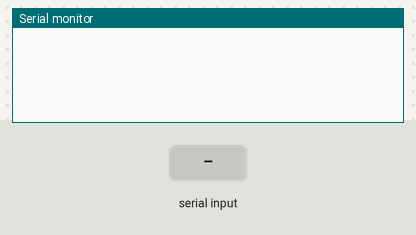
Recording of a sketch running on a simulated Arduino Uno, built with avr-gcc and run on an emulated ATmega328P. Shown: the last lines printed to the serial monitor. The inputs (shaded band) are chosen by the test bench.

Above: at 1.2 s.
1.3 s: "ON\n" received over Serial
At 2.5 s:
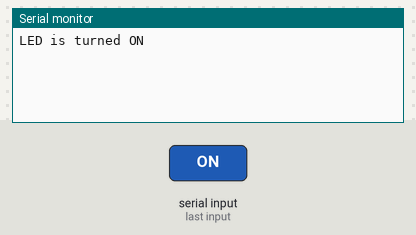
2.8 s: "OFF\n" received over Serial
At 3.7 s:
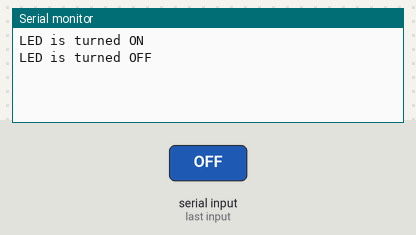

The sketch:

SerialCommand.ino
```cpp
void setup() {
  Serial.begin(9600);
}

void loop() {
Commands();
}

void Commands(){

  if(Serial.available()) // if there is data comming
  {
    String command = Serial.readStringUntil('\n'); // read string until meet newline character

    if(command == "ON" || command == "on")
    {
      digitalWrite(LED_BUILTIN, HIGH); // turn on LED
      Serial.println("LED is turned ON"); // send action to Serial Monitor
    }
    else
    if(command == "OFF" || command == "off")
    {
      digitalWrite(LED_BUILTIN, LOW);  // turn off LED
      Serial.println("LED is turned OFF"); // send action to Serial Monitor
    }
  }
}
```

Measured:
- after the input at 1.3 s, the serial monitor: prints a new line at once (image 1)
- after the input at 2.8 s, the serial monitor: prints a new line at once (image 2)
